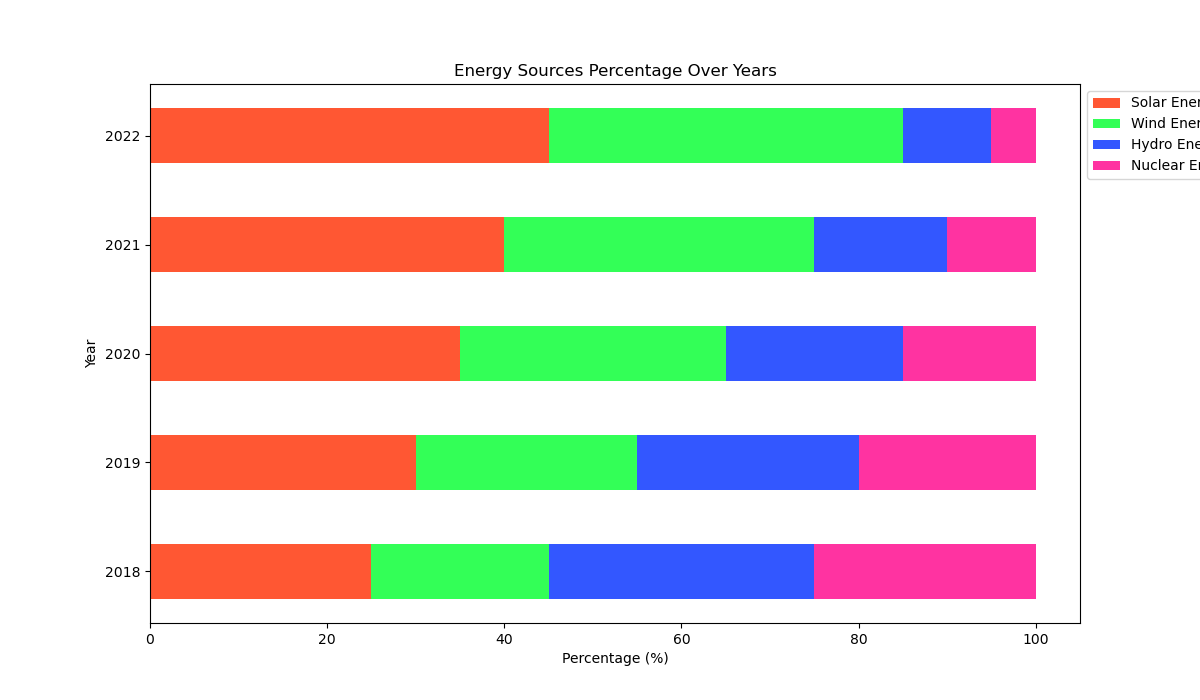

Source code (Python):

import matplotlib.pyplot as plt
import numpy as np

categories = ['Solar Energy', 'Wind Energy', 'Hydro Energy', 'Nuclear Energy']
years = ['2018', '2019', '2020', '2021', '2022']

data = np.array([
    [25, 30, 35, 40, 45],  # Solar Energy
    [20, 25, 30, 35, 40],  # Wind Energy
    [30, 25, 20, 15, 10],  # Hydro Energy
    [25, 20, 15, 10, 5]    # Nuclear Energy
])

data_cum = data.cumsum(axis=0)

fig, ax = plt.subplots(figsize=(12, 7))

colors = ['#FF5733', '#33FF57', '#3357FF', '#FF33A1']
width = 0.5

for i, (colname, color) in enumerate(zip(categories, colors)):
    heights = data[i]
    starts = data_cum[i] - heights
    ax.barh(years, heights, left=starts, label=colname, color=color, height=width)

ax.set_xlabel('Percentage (%)')
ax.set_ylabel('Year')
ax.set_title('Energy Sources Percentage Over Years')
ax.legend(loc='best', bbox_to_anchor=(1, 1))

plt.show()
